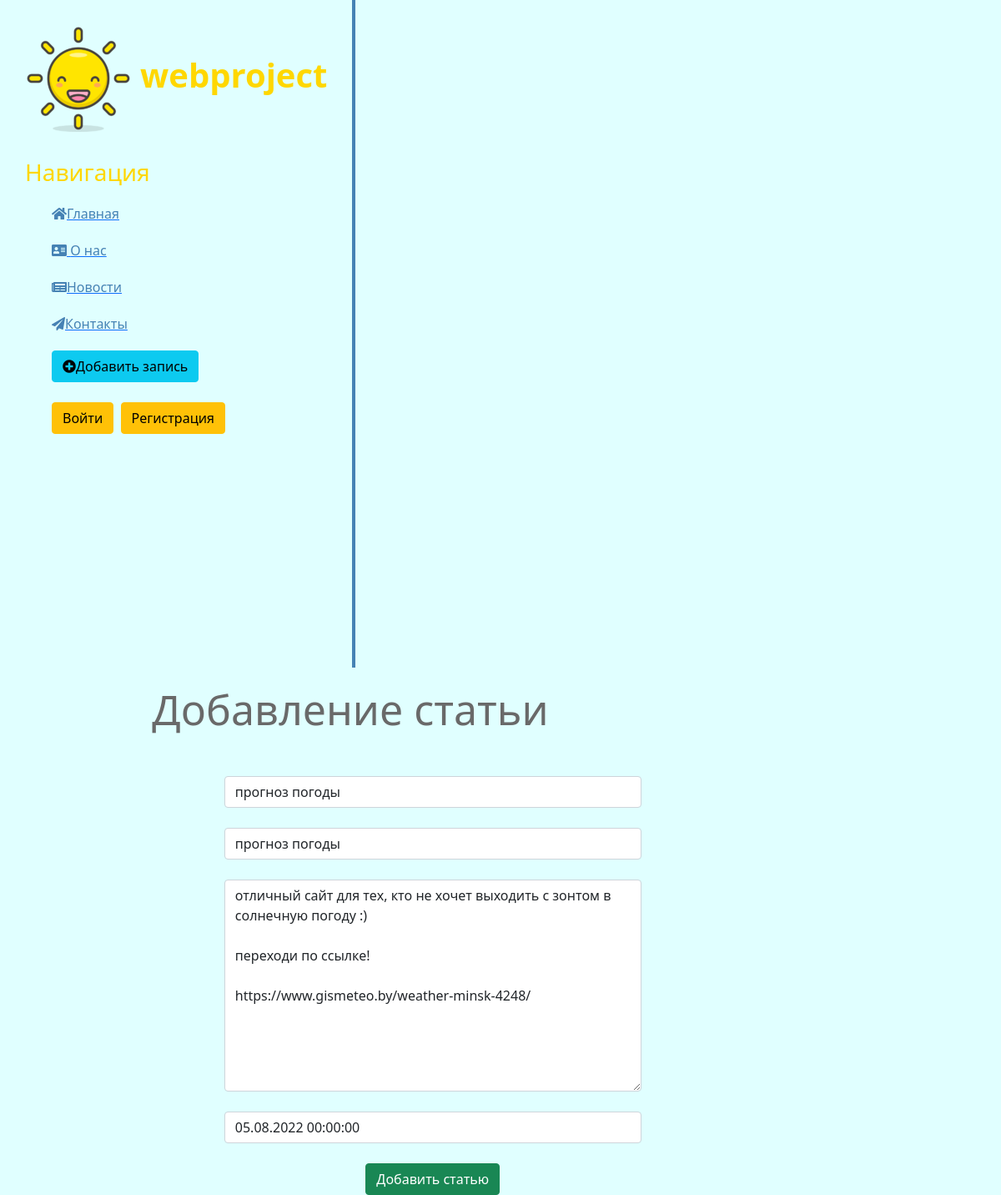
The page /news/2/update on the database its author committed.
### news/models.py (models this page shows, shortened)
class Artiles(models.Model):
    title = models.CharField('Название', max_length=50)
    anons = models.CharField('Анонс', max_length=250)
    full_text = models.TextField('Статья')
    date = models.DateTimeField('Дата публикации')
    class Meta:
        verbose_name='Новость'
        verbose_name_plural='Новости'

### news/views.py (the view)
# urls.py: path('<int:pk>/update', views.NewUpdateView.as_view(), name='news-update'),
class NewUpdateView(UpdateView):
    model = Artiles
    template_name = 'news/create.html'
    form_class = ArtilesForm

### news/forms.py
class ArtilesForm(ModelForm):
    class Meta:
        model = Artiles
        fields = ['title', 'anons', 'full_text', 'date']
        widgets = {
            "title": TextInput(attrs={
                'class': 'form-control',
                'placeholder': 'Название статьи'
            }),
            "anons": TextInput(attrs={
                'class': 'form-control',
                'placeholder': 'Анонс статьи'
            }),
            "date": DateTimeInput(attrs={
                'class': 'form-control',
                'placeholder': 'Дата Публикации'
            }),
            "full_text": Textarea(attrs={
                'class': 'form-control',
                'placeholder': 'Текст статьи'
            })
        }

### news/templates/news/create.html (shortened to what this page needs)
{% extends 'main/layout.html' %}
{% block content %}
   <div class="features">
      <h1>Добавление статьи</h1>
      <form method="post">
          {{ form.title }}<br>
          {{ form.anons }}<br>
          {{ form.full_text }}<br>
          {{ form.date }}<br>
          <button class="btn btn-success" type="submit">Добавить статью</button>
      </form>
   </div>
{% endblock %}

### main/static/main/css/main.css (style rules this page uses)
body { background: #E0FFFF; }
main .features { float: left; color: #696969; margin-top: 20px; text-align: center; width: 70%; }
main .features h1 { font-size: 50px; }
form { margin-left: 32%; width: 500px; margin-top: 50px; }

### rows shown on the page
Artiles: title "прогноз погоды", anons "прогноз погоды", full_text "отличный сайт для тех, кто не хочет выходить с зонтом в солнечную погоду :) переходи по ссылке! https://www.gismeteo.by/weather-minsk-4248/", date "05.08.2022 00:00:00"
